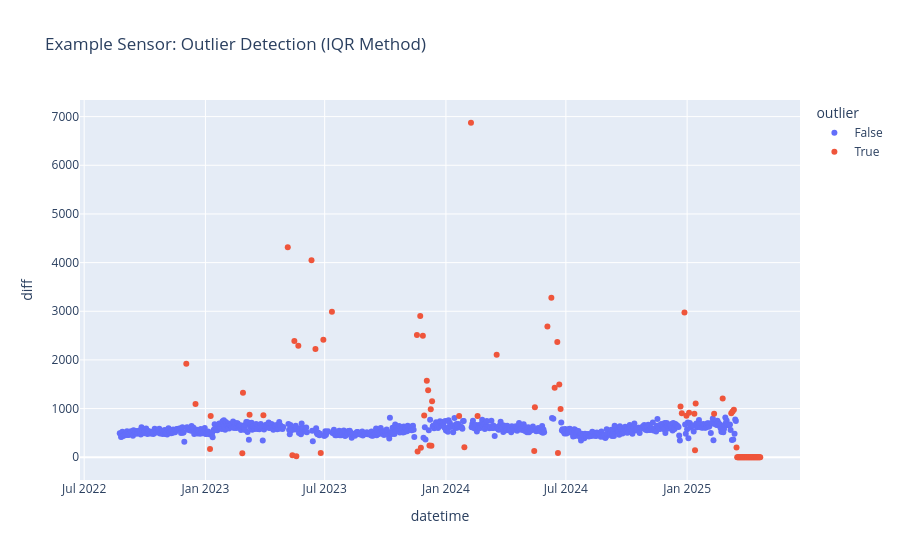

The notebook cell saved with this chart:
### Code cell
# Apply IQR outlier detection
column = "diff"
q25 = df_sensor[column].quantile(0.25)
q75 = df_sensor[column].quantile(0.75)
iqr = q75 - q25

upper_bound = q75 + 1.5 * iqr
lower_bound = q25 - 1.5 * iqr

print(f"Q25: {q25:.2f}")
print(f"Q75: {q75:.2f}")
print(f"IQR: {iqr:.2f}")
print(f"Lower bound: {lower_bound:.2f}")
print(f"Upper bound: {upper_bound:.2f}")

# Mark outliers
df_with_outliers = df_sensor.with_columns(
    ((pl.col(column) > upper_bound) | (pl.col(column) < lower_bound)).alias("outlier")
)

num_outliers = df_with_outliers.filter(pl.col("outlier")).height
print(f"\nOutliers detected: {num_outliers} ({num_outliers/len(df_sensor)*100:.1f}%)")

# Plot with outliers marked
fig = px.scatter(df_with_outliers, x="datetime", y="diff", color="outlier",
                 title="Example Sensor: Outlier Detection (IQR Method)")
fig.update_layout(template="plotly")
fig.show()
fig.write_image(FIGURES_DIR / "outlier_detection_iqr.png", width=1200, height=600, scale=2)
